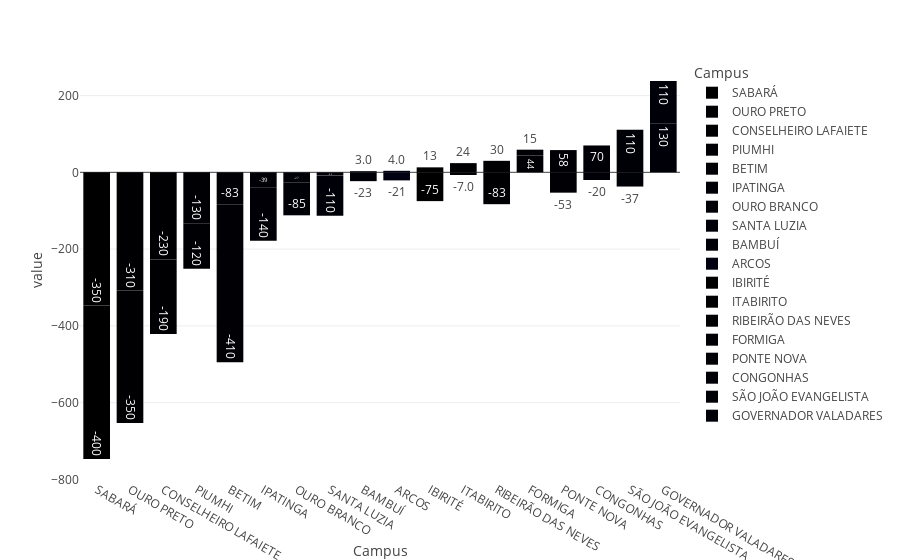

The notebook cell this image was saved under:
### Code cell
fig5 = px.bar(dffg1, x="Campus", y=["diff_Inscritos","diff_Homologadas"], color="Campus", text_auto='.2s')
fig5.show()

### Figure 1 — Plotly figure (JSON) as saved in the notebook; plotly's stock layout.template omitted (floating-point values rounded to 4 significant figures)
{"data": [{"alignmentgroup": "True", "hovertemplate": "Campus=%{x}<br>value=%{y}<extra></extra>", "legendgroup": "SABARÁ", "marker": {"color": "#000001", "pattern": {"shape": ""}}, "name": "SABARÁ", "offsetgroup": "SABARÁ", "orientation": "v", "showlegend": true, "textposition": "auto", "texttemplate": "%{y:.2s}", "type": "bar", "x": ["SABARÁ", "SABARÁ"], "xaxis": "x", "y": [-347, -400], "yaxis": "y"}, {"alignmentgroup": "True", "hovertemplate": "Campus=%{x}<br>value=%{y}<extra></extra>", "legendgroup": "OURO PRETO", "marker": {"color": "#000002", "pattern": {"shape": ""}}, "name": "OURO PRETO", "offsetgroup": "OURO PRETO", "orientation": "v", "showlegend": true, "textposition": "auto", "texttemplate": "%{y:.2s}", "type": "bar", "x": ["OURO PRETO", "OURO PRETO"], "xaxis": "x", "y": [-308, -345], "yaxis": "y"}, {"alignmentgroup": "True", "hovertemplate": "Campus=%{x}<br>value=%{y}<extra></extra>", "legendgroup": "CONSELHEIRO LAFAIETE", "marker": {"color": "#000003", "pattern": {"shape": ""}}, "name": "CONSELHEIRO LAFAIETE", "offsetgroup": "CONSELHEIRO LAFAIETE", "orientation": "v", "showlegend": true, "textposition": "auto", "texttemplate": "%{y:.2s}", "type": "bar", "x": ["CONSELHEIRO LAFAIETE", "CONSELHEIRO LAFAIETE"], "xaxis": "x", "y": [-227, -194], "yaxis": "y"}, {"alignmentgroup": "True", "hovertemplate": "Campus=%{x}<br>value=%{y}<extra></extra>", "legendgroup": "PIUMHI", "marker": {"color": "#000004", "pattern": {"shape": ""}}, "name": "PIUMHI", "offsetgroup": "PIUMHI", "orientation": "v", "showlegend": true, "textposition": "auto", "texttemplate": "%{y:.2s}", "type": "bar", "x": ["PIUMHI", "PIUMHI"], "xaxis": "x", "y": [-133, -118], "yaxis": "y"}, {"alignmentgroup": "True", "hovertemplate": "Campus=%{x}<br>value=%{y}<extra></extra>", "legendgroup": "BETIM", "marker": {"color": "#000005", "pattern": {"shape": ""}}, "name": "BETIM", "offsetgroup": "BETIM", "orientation": "v", "showlegend": true, "textposition": "auto", "texttemplate": "%{y:.2s}", "type": "bar", "x": ["BETIM", "BETIM"], "xaxis": "x", "y": [-83, -412], "yaxis": "y"}, {"alignmentgroup": "True", "hovertemplate": "Campus=%{x}<br>value=%{y}<extra></extra>", "legendgroup": "IPATINGA", "marker": {"color": "#000006", "pattern": {"shape": ""}}, "name": "IPATINGA", "offsetgroup": "IPATINGA", "orientation": "v", "showlegend": true, "textposition": "auto", "texttemplate": "%{y:.2s}", "type": "bar", "x": ["IPATINGA", "IPATINGA"], "xaxis": "x", "y": [-39, -139], "yaxis": "y"}, {"alignmentgroup": "True", "hovertemplate": "Campus=%{x}<br>value=%{y}<extra></extra>", "legendgroup": "OURO BRANCO", "marker": {"color": "#000007", "pattern": {"shape": ""}}, "name": "OURO BRANCO", "offsetgroup": "OURO BRANCO", "orientation": "v", "showlegend": true, "textposition": "auto", "texttemplate": "%{y:.2s}", "type": "bar", "x": ["OURO BRANCO", "OURO BRANCO"], "xaxis": "x", "y": [-27, -85], "yaxis": "y"}, {"alignmentgroup": "True", "hovertemplate": "Campus=%{x}<br>value=%{y}<extra></extra>", "legendgroup": "SANTA LUZIA", "marker": {"color": "#000008", "pattern": {"shape": ""}}, "name": "SANTA LUZIA", "offsetgroup": "SANTA LUZIA", "orientation": "v", "showlegend": true, "textposition": "auto", "texttemplate": "%{y:.2s}", "type": "bar", "x": ["SANTA LUZIA", "SANTA LUZIA"], "xaxis": "x", "y": [-8, -105], "yaxis": "y"}, {"alignmentgroup": "True", "hovertemplate": "Campus=%{x}<br>value=%{y}<extra></extra>", "legendgroup": "BAMBUÍ", "marker": {"color": "#000009", "pattern": {"shape": ""}}, "name": "BAMBUÍ", "offsetgroup": "BAMBUÍ", "orientation": "v", "showlegend": true, "textposition": "auto", "texttemplate": "%{y:.2s}", "type": "bar", "x": ["BAMBUÍ", "BAMBUÍ"], "xaxis": "x", "y": [3, -23], "yaxis": "y"}, {"alignmentgroup": "True", "hovertemplate": "Campus=%{x}<br>value=%{y}<extra></extra>", "legendgroup": "ARCOS", "marker": {"color": "#000010", "pattern": {"shape": ""}}, "name": "ARCOS", "offsetgroup": "ARCOS", "orientation": "v", "showlegend": true, "textposition": "auto", "texttemplate": "%{y:.2s}", "type": "bar", "x": ["ARCOS", "ARCOS"], "xaxis": "x", "y": [4, -21], "yaxis": "y"}, {"alignmentgroup": "True", "hovertemplate": "Campus=%{x}<br>value=%{y}<extra></extra>", "legendgroup": "IBIRITÉ", "marker": {"color": "#000001", "pattern": {"shape": ""}}, "name": "IBIRITÉ", "offsetgroup": "IBIRITÉ", "orientation": "v", "showlegend": true, "textposition": "auto", "texttemplate": "%{y:.2s}", "type": "bar", "x": ["IBIRITÉ", "IBIRITÉ"], "xaxis": "x", "y": [13, -75], "yaxis": "y"}, {"alignmentgroup": "True", "hovertemplate": "Campus=%{x}<br>value=%{y}<extra></extra>", "legendgroup": "ITABIRITO", "marker": {"color": "#000002", "pattern": {"shape": ""}}, "name": "ITABIRITO", "offsetgroup": "ITABIRITO", "orientation": "v", "showlegend": true, "textposition": "auto", "texttemplate": "%{y:.2s}", "type": "bar", "x": ["ITABIRITO", "ITABIRITO"], "xaxis": "x", "y": [24, -7], "yaxis": "y"}, {"alignmentgroup": "True", "hovertemplate": "Campus=%{x}<br>value=%{y}<extra></extra>", "legendgroup": "RIBEIRÃO DAS NEVES", "marker": {"color": "#000003", "pattern": {"shape": ""}}, "name": "RIBEIRÃO DAS NEVES", "offsetgroup": "RIBEIRÃO DAS NEVES", "orientation": "v", "showlegend": true, "textposition": "auto", "texttemplate": "%{y:.2s}", "type": "bar", "x": ["RIBEIRÃO DAS NEVES", "RIBEIRÃO DAS NEVES"], "xaxis": "x", "y": [30, -83], "yaxis": "y"}, {"alignmentgroup": "True", "hovertemplate": "Campus=%{x}<br>value=%{y}<extra></extra>", "legendgroup": "FORMIGA", "marker": {"color": "#000004", "pattern": {"shape": ""}}, "name": "FORMIGA", "offsetgroup": "FORMIGA", "orientation": "v", "showlegend": true, "textposition": "auto", "texttemplate": "%{y:.2s}", "type": "bar", "x": ["FORMIGA", "FORMIGA"], "xaxis": "x", "y": [44, 15], "yaxis": "y"}, {"alignmentgroup": "True", "hovertemplate": "Campus=%{x}<br>value=%{y}<extra></extra>", "legendgroup": "PONTE NOVA", "marker": {"color": "#000005", "pattern": {"shape": ""}}, "name": "PONTE NOVA", "offsetgroup": "PONTE NOVA", "orientation": "v", "showlegend": true, "textposition": "auto", "texttemplate": "%{y:.2s}", "type": "bar", "x": ["PONTE NOVA", "PONTE NOVA"], "xaxis": "x", "y": [58, -53], "yaxis": "y"}, {"alignmentgroup": "True", "hovertemplate": "Campus=%{x}<br>value=%{y}<extra></extra>", "legendgroup": "CONGONHAS", "marker": {"color": "#000006", "pattern": {"shape": ""}}, "name": "CONGONHAS", "offsetgroup": "CONGONHAS", "orientation": "v", "showlegend": true, "textposition": "auto", "texttemplate": "%{y:.2s}", "type": "bar", "x": ["CONGONHAS", "CONGONHAS"], "xaxis": "x", "y": [70, -20], "yaxis": "y"}, {"alignmentgroup": "True", "hovertemplate": "Campus=%{x}<br>value=%{y}<extra></extra>", "legendgroup": "SÃO JOÃO EVANGELISTA", "marker": {"color": "#000007", "pattern": {"shape": ""}}, "name": "SÃO JOÃO EVANGELISTA", "offsetgroup": "SÃO JOÃO EVANGELISTA", "orientation": "v", "showlegend": true, "textposition": "auto", "texttemplate": "%{y:.2s}", "type": "bar", "x": ["SÃO JOÃO EVANGELISTA", "SÃO JOÃO EVANGELISTA"], "xaxis": "x", "y": [111, -37], "yaxis": "y"}, {"alignmentgroup": "True", "hovertemplate": "Campus=%{x}<br>value=%{y}<extra></extra>", "legendgroup": "GOVERNADOR VALADARES", "marker": {"color": "#000008", "pattern": {"shape": ""}}, "name": "GOVERNADOR VALADARES", "offsetgroup": "GOVERNADOR VALADARES", "orientation": "v", "showlegend": true, "textposition": "auto", "texttemplate": "%{y:.2s}", "type": "bar", "x": ["GOVERNADOR VALADARES", "GOVERNADOR VALADARES"], "xaxis": "x", "y": [128, 110], "yaxis": "y"}], "layout": {"autosize": true, "barmode": "relative", "legend": {"title": {"text": "Campus"}, "tracegroupgap": 0}, "margin": {"t": 60}, "xaxis": {"anchor": "y", "autorange": true, "categoryarray": ["SABARÁ", "OURO PRETO", "CONSELHEIRO LAFAIETE", "PIUMHI", "BETIM", "IPATINGA", "OURO BRANCO", "SANTA LUZIA", "BAMBUÍ", "ARCOS", "IBIRITÉ", "ITABIRITO", "RIBEIRÃO DAS NEVES", "FORMIGA", "PONTE NOVA", "CONGONHAS", "SÃO JOÃO EVANGELISTA", "GOVERNADOR VALADARES"], "categoryorder": "array", "domain": [0, 1], "range": [-0.5, 17.5], "title": {"text": "Campus"}, "type": "category"}, "yaxis": {"anchor": "x", "autorange": true, "domain": [0, 1], "range": [-801.7, 292.7], "title": {"text": "value"}, "type": "linear"}}}
